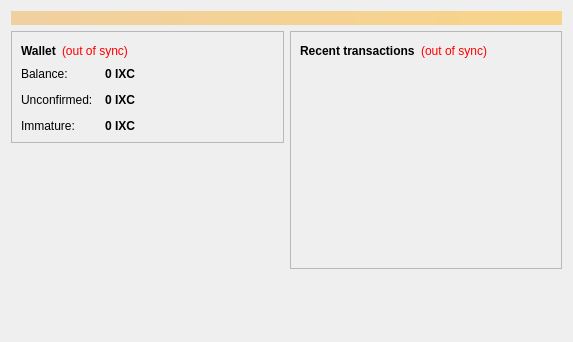
<?xml version="1.0" encoding="UTF-8"?>
<ui version="4.0">
 <class>OverviewPage</class>
 <widget class="QWidget" name="OverviewPage">
  <property name="geometry">
   <rect>
    <x>0</x>
    <y>0</y>
    <width>573</width>
    <height>342</height>
   </rect>
  </property>
  <property name="windowTitle">
   <string>Form</string>
  </property>
  <layout class="QVBoxLayout" name="topLayout">
   <item>
    <widget class="QLabel" name="labelAlerts">
     <property name="visible">
      <bool>false</bool>
     </property>
     <property name="styleSheet">
      <string notr="true">background-color: qlineargradient(x1: 0, y1: 0, x2: 1, y2: 0, stop:0 #F0D0A0, stop:1 #F8D488); color:#000000;</string>
     </property>
     <property name="wordWrap">
      <bool>true</bool>
     </property>
     <property name="margin">
      <number>3</number>
     </property>
    </widget>
   </item>
   <item>
    <layout class="QHBoxLayout" name="horizontalLayout" stretch="1,1">
     <item>
      <layout class="QVBoxLayout" name="verticalLayout_2">
       <item>
        <widget class="QFrame" name="frame">
         <property name="frameShape">
          <enum>QFrame::StyledPanel</enum>
         </property>
         <property name="frameShadow">
          <enum>QFrame::Raised</enum>
         </property>
         <layout class="QVBoxLayout" name="verticalLayout_4">
          <item>
           <layout class="QHBoxLayout" name="horizontalLayout_4">
            <item>
             <widget class="QLabel" name="label_5">
              <property name="font">
               <font>
                <weight>75</weight>
                <bold>true</bold>
               </font>
              </property>
              <property name="text">
               <string>Wallet</string>
              </property>
             </widget>
            </item>
            <item>
             <widget class="QLabel" name="labelWalletStatus">
              <property name="toolTip">
               <string>The displayed information may be out of date. Your wallet automatically synchronizes with the iXcoin network after a connection is established, but this process has not completed yet.</string>
              </property>
              <property name="styleSheet">
               <string notr="true">QLabel { color: red; }</string>
              </property>
              <property name="text">
               <string notr="true">(out of sync)</string>
              </property>
              <property name="alignment">
               <set>Qt::AlignLeading|Qt::AlignLeft|Qt::AlignVCenter</set>
              </property>
             </widget>
            </item>
            <item>
             <spacer name="horizontalSpacer_2">
              <property name="orientation">
               <enum>Qt::Horizontal</enum>
              </property>
              <property name="sizeHint" stdset="0">
               <size>
                <width>40</width>
                <height>20</height>
               </size>
              </property>
             </spacer>
            </item>
           </layout>
          </item>
          <item>
           <layout class="QFormLayout" name="formLayout_2">
            <property name="fieldGrowthPolicy">
             <enum>QFormLayout::AllNonFixedFieldsGrow</enum>
            </property>
            <property name="horizontalSpacing">
             <number>12</number>
            </property>
            <property name="verticalSpacing">
             <number>12</number>
            </property>
            <item row="0" column="0">
             <widget class="QLabel" name="label">
              <property name="text">
               <string>Balance:</string>
              </property>
             </widget>
            </item>
            <item row="0" column="1">
             <widget class="QLabel" name="labelBalance">
              <property name="font">
               <font>
                <weight>75</weight>
                <bold>true</bold>
               </font>
              </property>
              <property name="cursor">
               <cursorShape>IBeamCursor</cursorShape>
              </property>
              <property name="toolTip">
               <string>Your current balance</string>
              </property>
              <property name="text">
               <string notr="true">0 IXC</string>
              </property>
              <property name="textInteractionFlags">
               <set>Qt::LinksAccessibleByMouse|Qt::TextSelectableByKeyboard|Qt::TextSelectableByMouse</set>
              </property>
             </widget>
            </item>
            <item row="1" column="0">
             <widget class="QLabel" name="label_3">
              <property name="text">
               <string>Unconfirmed:</string>
              </property>
             </widget>
            </item>
            <item row="1" column="1">
             <widget class="QLabel" name="labelUnconfirmed">
              <property name="font">
               <font>
                <weight>75</weight>
                <bold>true</bold>
               </font>
              </property>
              <property name="cursor">
               <cursorShape>IBeamCursor</cursorShape>
              </property>
              <property name="toolTip">
               <string>Total of transactions that have yet to be confirmed, and do not yet count toward the current balance</string>
              </property>
              <property name="text">
               <string notr="true">0 IXC</string>
              </property>
              <property name="textInteractionFlags">
               <set>Qt::LinksAccessibleByMouse|Qt::TextSelectableByKeyboard|Qt::TextSelectableByMouse</set>
              </property>
             </widget>
            </item>
            <item row="2" column="0">
             <widget class="QLabel" name="labelImmatureText">
              <property name="text">
               <string>Immature:</string>
              </property>
             </widget>
            </item>
            <item row="2" column="1">
             <widget class="QLabel" name="labelImmature">
              <property name="font">
               <font>
                <weight>75</weight>
                <bold>true</bold>
               </font>
              </property>
              <property name="toolTip">
               <string>Mined balance that has not yet matured</string>
              </property>
              <property name="text">
               <string notr="true">0 IXC</string>
              </property>
              <property name="textInteractionFlags">
               <set>Qt::LinksAccessibleByMouse|Qt::TextSelectableByKeyboard|Qt::TextSelectableByMouse</set>
              </property>
             </widget>
            </item>
           </layout>
          </item>
         </layout>
        </widget>
       </item>
       <item>
        <spacer name="verticalSpacer">
         <property name="orientation">
          <enum>Qt::Vertical</enum>
         </property>
         <property name="sizeHint" stdset="0">
          <size>
           <width>20</width>
           <height>40</height>
          </size>
         </property>
        </spacer>
       </item>
      </layout>
     </item>
     <item>
      <layout class="QVBoxLayout" name="verticalLayout_3">
       <item>
        <widget class="QFrame" name="frame_2">
         <property name="frameShape">
          <enum>QFrame::StyledPanel</enum>
         </property>
         <property name="frameShadow">
          <enum>QFrame::Raised</enum>
         </property>
         <layout class="QVBoxLayout" name="verticalLayout">
          <item>
           <layout class="QHBoxLayout" name="horizontalLayout_2">
            <item>
             <widget class="QLabel" name="label_4">
              <property name="text">
               <string>&lt;b&gt;Recent transactions&lt;/b&gt;</string>
              </property>
             </widget>
            </item>
            <item>
             <widget class="QLabel" name="labelTransactionsStatus">
              <property name="toolTip">
               <string>The displayed information may be out of date. Your wallet automatically synchronizes with the iXcoin network after a connection is established, but this process has not completed yet.</string>
              </property>
              <property name="styleSheet">
               <string notr="true">QLabel { color: red; }</string>
              </property>
              <property name="text">
               <string notr="true">(out of sync)</string>
              </property>
              <property name="alignment">
               <set>Qt::AlignRight|Qt::AlignTrailing|Qt::AlignVCenter</set>
              </property>
             </widget>
            </item>
            <item>
             <spacer name="horizontalSpacer">
              <property name="orientation">
               <enum>Qt::Horizontal</enum>
              </property>
              <property name="sizeHint" stdset="0">
               <size>
                <width>40</width>
                <height>20</height>
               </size>
              </property>
             </spacer>
            </item>
           </layout>
          </item>
          <item>
           <widget class="QListView" name="listTransactions">
            <property name="styleSheet">
             <string notr="true">QListView { background: transparent; }</string>
            </property>
            <property name="frameShape">
             <enum>QFrame::NoFrame</enum>
            </property>
            <property name="verticalScrollBarPolicy">
             <enum>Qt::ScrollBarAlwaysOff</enum>
            </property>
            <property name="horizontalScrollBarPolicy">
             <enum>Qt::ScrollBarAlwaysOff</enum>
            </property>
            <property name="selectionMode">
             <enum>QAbstractItemView::NoSelection</enum>
            </property>
           </widget>
          </item>
         </layout>
        </widget>
       </item>
       <item>
        <spacer name="verticalSpacer_2">
         <property name="orientation">
          <enum>Qt::Vertical</enum>
         </property>
         <property name="sizeHint" stdset="0">
          <size>
           <width>20</width>
           <height>40</height>
          </size>
         </property>
        </spacer>
       </item>
      </layout>
     </item>
    </layout>
   </item>
  </layout>
 </widget>
 <resources/>
 <connections/>
</ui>
